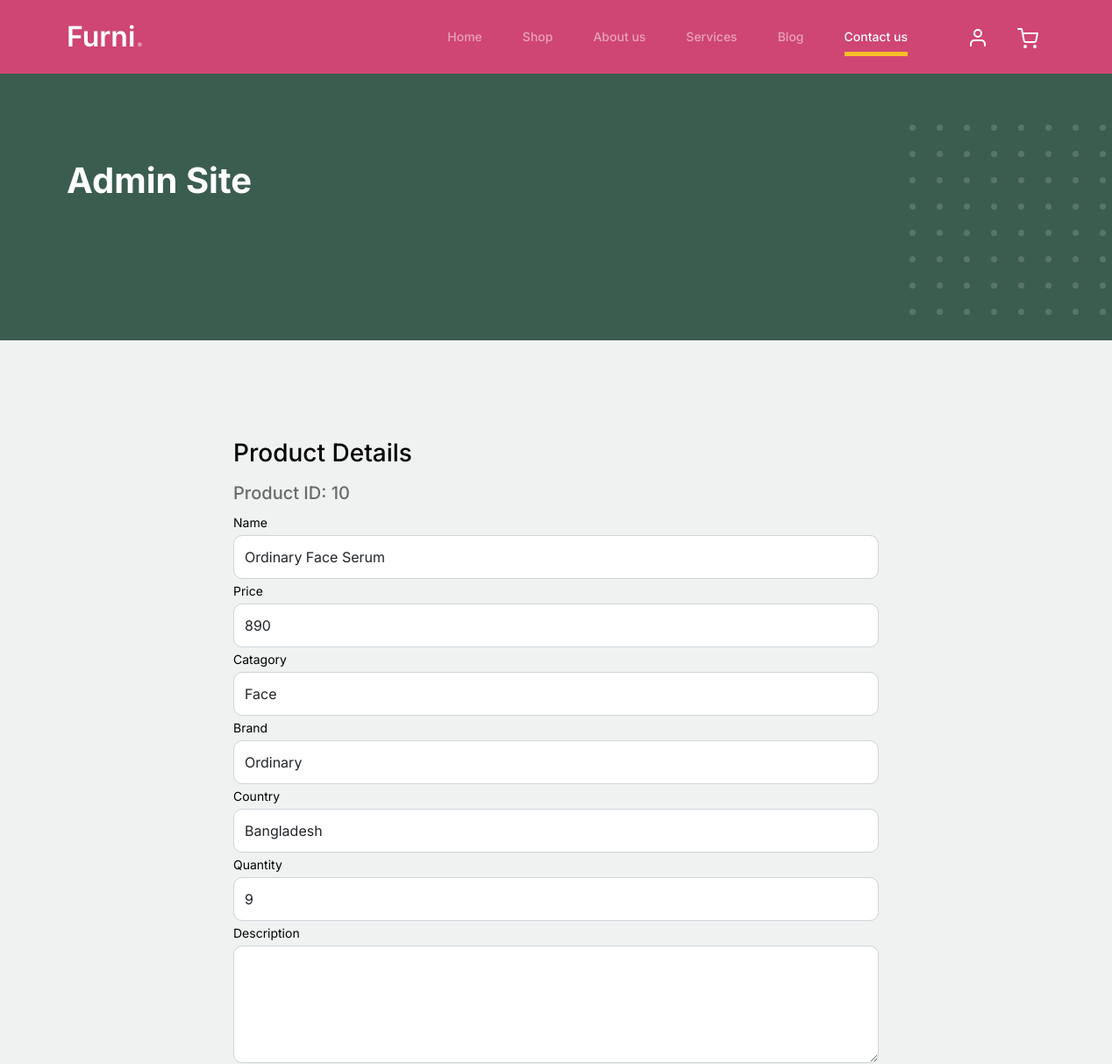
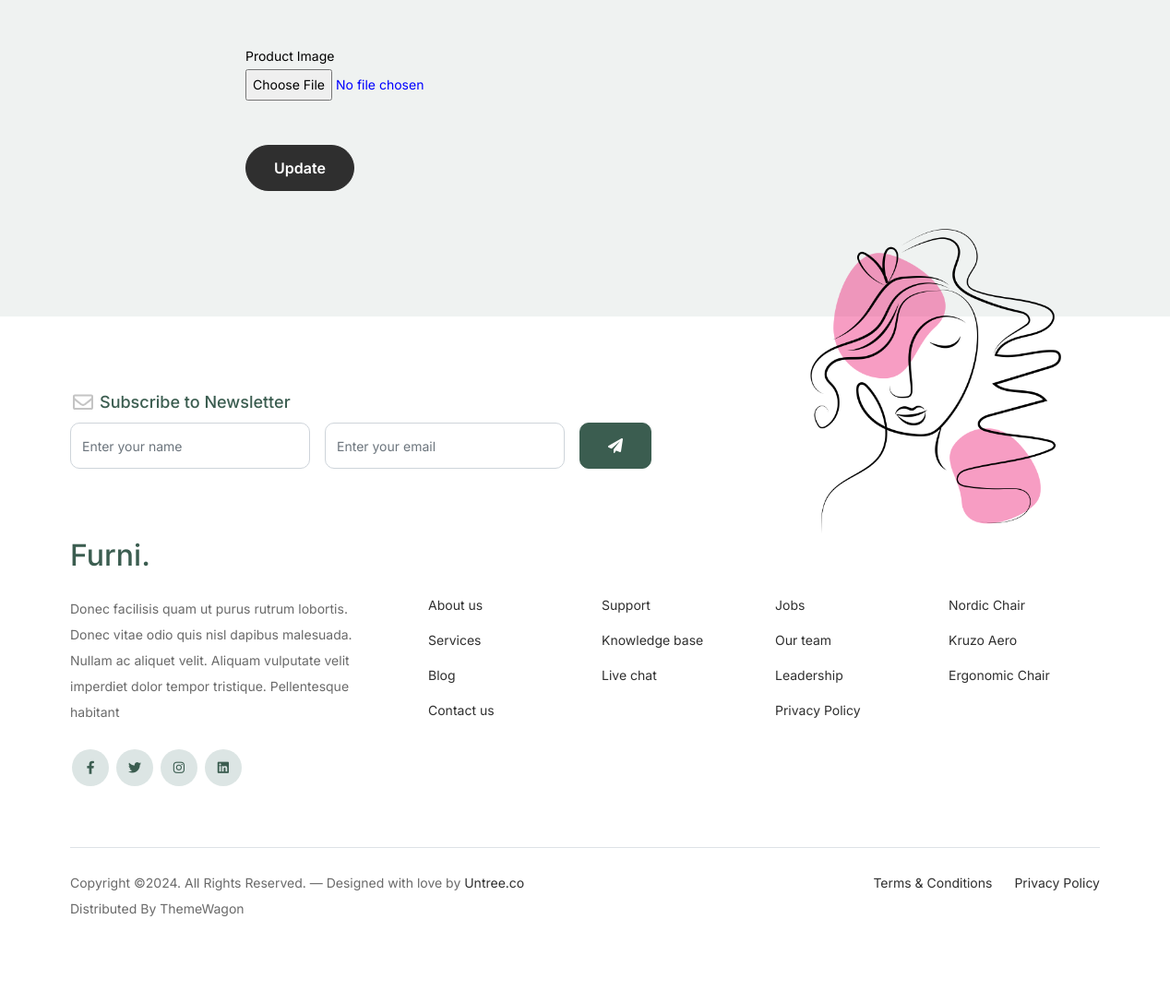
Page /alter/10/ on the committed database (2 pictures, top to bottom).
### testing/models.py (models this page shows, shortened)
class Product(models.Model):
    name = models.CharField(max_length=200, null=True)
    price = models.IntegerField()
    catagory = models.CharField(max_length=200)
    brand = models.CharField(max_length=50)
    country = models.CharField(max_length=40)
    quantity = models.IntegerField(default=0)
    rating = models.FloatField(default=0.0)
    img = models.ImageField(upload_to='media/')
    description = models.CharField(max_length=500)

### testing/views.py (the view)
# urls.py: path('alter/<int:product_id>/', views.edit, name='edit'),
def edit(request, product_id):
    product = get_object_or_404(Product, id=product_id)
    return render(request, 'edit.html', {'product': product})

### templates/edit.html (shortened to what this page needs)
<!doctype html>
<html lang="en">
<head>
		<link href="/static/css/bootstrap.min.css" rel="stylesheet">
		<link href="https://cdnjs.cloudflare.com/ajax/libs/font-awesome/6.0.0-beta3/css/all.min.css" rel="stylesheet">
		<link href="/static/css/tiny-slider.css" rel="stylesheet">
		<link href="/static/css/style.css" rel="stylesheet">
	</head>
	<body>
		<nav class="custom-navbar navbar navbar navbar-expand-md navbar-dark bg-dark" arial-label="Furni navigation bar">
			<div class="container">
				<a class="navbar-brand" href="index.html">Furni<span>.</span></a>
				<div class="collapse navbar-collapse" id="navbarsFurni">
					<ul class="custom-navbar-nav navbar-nav ms-auto mb-2 mb-md-0">
						<li class="nav-item">
							<a class="nav-link" href="index.html">Home</a>
						</li>
						<li><a class="nav-link" href="shop.html">Shop</a></li>
						<li><a class="nav-link" href="about.html">About us</a></li>
						<li><a class="nav-link" href="services.html">Services</a></li>
						<li><a class="nav-link" href="blog.html">Blog</a></li>
						<li class="active"><a class="nav-link" href="contact.html">Contact us</a></li>
					</ul>
					<ul class="custom-navbar-cta navbar-nav mb-2 mb-md-0 ms-5">
						<li><a class="nav-link" href="#"><img src="/static/images/user.svg"></a></li>
						<li><a class="nav-link" href="cart.html"><img src="/static/images/cart.svg"></a></li>
					</ul>
				</div>
			</div>
		</nav>
			<div class="hero">
				<div class="container">
					<div class="row justify-content-between">
						<div class="col-lg-5">
							<div class="intro-excerpt">
								<h1>Admin Site</h1>
							</div>
						</div>
						<div class="col-lg-7">
						</div>
					</div>
				</div>
			</div>
		<div class="untree_co-section">
      <div class="container">
        <div class="block">
          <div class="row justify-content-center">
            <div class="col-md-8 col-lg-8 pb-4">
                <h2 class="h3 mb-3 text-black" style="color: forestgreen;">Product Details</h2>
                <h5> Product ID:{% if product %} {{ product.id }} {% endif %} </h5>
                <form method="post" enctype="multipart/form-data" action="{% url 'update_product' product.id %}">
                <div class="row">
                	<div class="form-group">
                        <label class="text-black"  >Name</label>
                        <input type="text" class="form-control" id="name" name="name" value="{{product.name}}">
                    </div>
                </div>
                <div class="form-group">
                  <label class="text-black" >Price</label>
                  <input type="text" class="form-control" id="price"  name="price" value="{{product.price}}">
                </div>
                <div class="form-group">
                    <label class="text-black"  >Catagory</label>
                    <input type="text" class="form-control" id="catagory" name="catagory" value="{{product.catagory}}">
                  </div>
                  <div class="form-group">
                    <label class="text-black"  >Brand</label>
                    <input type="text" class="form-control" id="brand" name="brand" value="{{product.brand}}">
                  </div>
                  <div class="form-group">
                    <label class="text-black" >Country</label>
                    <input type="text" class="form-control" id="country" name="country" value="{{product.country}}">
                  </div>
				  <div class="form-group">
					<label class="text-black" >Quantity</label>
					<input type="text" class="form-control" id="quantity"  name="quantity" value="{{product.quantity}}">
				  </div>
				  <div class="form-group mb-5">
					<label class="text-black" for="message">Description</label>
					<textarea name="description" class="form-control" id="description" cols="30" rows="5"></textarea>
				  </div>
                  <div class="form-group mb-5">
                    <label class="text-black" for="picture" >Product Image</label>
                    <br>
                    <input style="color:blue" type="file" id="picture" name="picture" accept="image/*" name="picture" required>
                  </div>
                <button type="submit" class="btn btn-primary-hover-outline">Update</button>
              </form>
            </div>
          </div>
        </div>
      </div>
    </div>
		<footer class="footer-section">
			<div class="container relative">
				<div class="sofa-img">
					<img src="/static/images/logo.png" alt="Image" class="img-fluid">
				</div>
				<div class="row">
					<div class="col-lg-8">
						<div class="subscription-form">
							<h3 class="d-flex align-items-center"><span class="me-1"><img src="images/envelope-outline.svg" alt="Image" class="img-fluid"></span><span>Subscribe to Newsletter</span></h3>
							<form action="#" class="row g-3">
								<div class="col-auto">
									<input type="text" class="form-control" placeholder="Enter your name">
								</div>
								<div class="col-auto">
									<input type="email" class="form-control" placeholder="Enter your email">
								</div>
								<div class="col-auto">
									<button class="btn btn-primary">
										<span class="fa fa-paper-plane"></span>
									</button>
								</div>
							</form>
						</div>
					</div>
				</div>
				<div class="row g-5 mb-5">
					<div class="col-lg-4">
						<div class="mb-4 footer-logo-wrap"><a href="#" class="footer-logo">Furni<span>.</span></a></div>
						<p class="mb-4">Donec facilisis quam ut purus rutrum lobortis. Donec vitae odio quis nisl dapibus malesuada. Nullam ac aliquet velit. Aliquam vulputate velit imperdiet dolor tempor tristique. Pellentesque habitant</p>
						<ul class="list-unstyled custom-social">
							<li><a href="#"><span class="fa fa-brands fa-facebook-f"></span></a></li>
							<li><a href="#"><span class="fa fa-brands fa-twitter"></span></a></li>
							<li><a href="#"><span class="fa fa-brands fa-instagram"></span></a></li>
							<li><a href="#"><span class="fa fa-brands fa-linkedin"></span></a></li>
						</ul>
					</div>
					<div class="col-lg-8">
						<div class="row links-wrap">
							<div class="col-6 col-sm-6 col-md-3">
								<ul class="list-unstyled">
									<li><a href="#">About us</a></li>
									<li><a href="#">Services</a></li>
									<li><a href="#">Blog</a></li>
									<li><a href="#">Contact us</a></li>
								</ul>
							</div>
							<div class="col-6 col-sm-6 col-md-3">
								<ul class="list-unstyled">
									<li><a href="#">Support</a></li>
									<li><a href="#">Knowledge base</a></li>
									<li><a href="#">Live chat</a></li>
								</ul>
							</div>
							<div class="col-6 col-sm-6 col-md-3">
								<ul class="list-unstyled">
									<li><a href="#">Jobs</a></li>
									<li><a href="#">Our team</a></li>
									<li><a href="#">Leadership</a></li>
									<li><a href="#">Privacy Policy</a></li>
								</ul>
							</div>
							<div class="col-6 col-sm-6 col-md-3">
								<ul class="list-unstyled">
									<li><a href="#">Nordic Chair</a></li>
									<li><a href="#">Kruzo Aero</a></li>
									<li><a href="#">Ergonomic Chair</a></li>
								</ul>
							</div>
						</div>
					</div>
				</div>
				<div class="border-top copyright">
					<div class="row pt-4">
						<div class="col-lg-6">
							<p class="mb-2 text-center text-lg-start">Copyright &copy;. All Rights Reserved. &mdash; Designed with love by <a href="https://untree.co">Untree.co</a> Distributed By <a hreff="https://themewagon.com">ThemeWagon</a>
            </p>
						</div>
						<div class="col-lg-6 text-center text-lg-end">
							<ul class="list-unstyled d-inline-flex ms-auto">
								<li class="me-4"><a href="#">Terms &amp; Conditions</a></li>
								<li><a href="#">Privacy Policy</a></li>
							</ul>
						</div>
					</div>
				</div>
			</div>
		</footer>
	</body>
</html>

### static/css/style.css (style rules this page uses)
body { overflow-x: hidden; position: relative; }
body { font-family: "Inter", sans-serif; font-weight: 400; line-height: 28px; color: #6a6a6a; font-size: 14px; background-color: #eff2f1; }
a { text-decoration: none; -webkit-transition: .3s all ease; -o-transition: .3s all ease; transition: .3s all ease; color: #2f2f2f; text-decoration: underline; }
.custom-navbar { background: #cf4573 !important; padding-top: 20px; padding-bottom: 20px; }
.custom-navbar .navbar-brand { font-size: 32px; font-weight: 600; }
.custom-navbar .navbar-brand > span { opacity: .4; }
@media (min-width: 992px) { .custom-navbar .custom-navbar-nav li { margin-left: 15px; margin-right: 15px; } }
.custom-navbar .custom-navbar-nav li a { font-weight: 500; color: #ffffff !important; opacity: .5; -webkit-transition: .3s all ease; -o-transition: .3s all ease; transition: .3s all ease; position: relative; }
@media (min-width: 768px) { .custom-navbar .custom-navbar-nav li a:before { content: ""; position: absolute; bottom: 0; left: 8px; right: 8px; background: #f9bf29; height: 5px; opacity: 1; visibility: visible; width: 0; -webkit-transition: .15s all ease-out; -o-transition: .15s all ease-out; transition: .15s all ease-out; } }
.custom-navbar .custom-navbar-nav li.active a { opacity: 1; }
.custom-navbar .custom-navbar-nav li.active a:before { width: calc(100% - 16px); }
.custom-navbar .custom-navbar-cta { margin-left: 0 !important; -webkit-box-orient: horizontal; -webkit-box-direction: normal; -ms-flex-direction: row; flex-direction: row; }
@media (min-width: 768px) { .custom-navbar .custom-navbar-cta { margin-left: 40px !important; } }
.custom-navbar .custom-navbar-cta li { margin-left: 0px; margin-right: 0px; }
.custom-navbar .custom-navbar-cta li:first-child { margin-right: 20px; }
.hero { background: #3b5d50; padding: calc(4rem - 30px) 0 0rem 0; }
@media (min-width: 768px) { .hero { padding: calc(4rem - 30px) 0 4rem 0; } }
@media (min-width: 992px) { .hero { padding: calc(8rem - 30px) 0 8rem 0; } }
.hero .intro-excerpt { position: relative; z-index: 4; }
@media (min-width: 992px) { .hero .intro-excerpt { max-width: 450px; } }
.hero h1 { font-weight: 700; color: #ffffff; margin-bottom: 30px; }
.btn { font-weight: 600; padding: 12px 30px; border-radius: 30px; color: #ffffff; background: #2f2f2f; border-color: #2f2f2f; }
.btn.btn-primary { background: #3b5d50; border-color: #3b5d50; }
.footer-section { padding: 80px 0; background: #ffffff; }
.footer-section .relative { position: relative; }
.footer-section a { text-decoration: none; color: #2f2f2f; -webkit-transition: .3s all ease; -o-transition: .3s all ease; transition: .3s all ease; }
.footer-section .subscription-form { margin-bottom: 40px; position: relative; z-index: 2; margin-top: 100px; }
@media (min-width: 992px) { .footer-section .subscription-form { margin-top: 0px; margin-bottom: 80px; } }
.footer-section .subscription-form h3 { font-size: 18px; font-weight: 500; color: #3b5d50; }
.footer-section .subscription-form .form-control { height: 50px; border-radius: 10px; font-family: "Inter", sans-serif; }
.footer-section .subscription-form .btn { border-radius: 10px !important; }
.footer-section .sofa-img { position: absolute; top: -200px; z-index: 1; right: 0; }
.footer-section .sofa-img img { max-width: 380px; }
.footer-section .links-wrap { margin-top: 0px; }
@media (min-width: 992px) { .footer-section .links-wrap { margin-top: 54px; } }
.footer-section .links-wrap ul li { margin-bottom: 10px; }
.footer-section .footer-logo-wrap .footer-logo { font-size: 32px; font-weight: 500; text-decoration: none; color: #3b5d50; }
.footer-section .custom-social li { margin: 2px; display: inline-block; }
.footer-section .custom-social li a { width: 40px; height: 40px; text-align: center; line-height: 40px; display: inline-block; background: #dce5e4; color: #3b5d50; border-radius: 50%; }
.footer-section .border-top { border-color: #dce5e4; }
.footer-section .border-top.copyright { font-size: 14px !important; }
.untree_co-section { padding: 7rem 0; }
.form-control { height: 50px; border-radius: 10px; font-family: "Inter", sans-serif; }
textarea { height: auto !important; }

### rows in the picture
Product: id "10", name "Ordinary Face Serum", price "890", catagory "Face", brand "Ordinary", country "Bangladesh", quantity "9"
